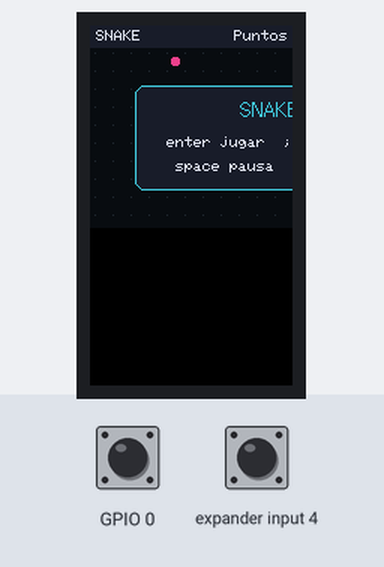
Bench run of a program on a simulated ESP32-S3. Parts: 135×240 colour display. The inputs (shaded band) are chosen by the test bench; at power-on: GPIO 0 HIGH, expander input 4 HIGH. Random numbers use the default seed unless the program sets one; EEPROM starts erased.

Above: at 0.3 s.

The program:

main.cpp
```cpp
// Snake para M5Stack Cardputer / Cardputer-Adv
//
// Teclas (las flechas impresas en el teclado de la Cardputer):
//   ;  .  ,  /   arriba / abajo / izquierda / derecha   (también w s a d)
//   enter        empezar / reintentar
//   space o p    pausa
//   m            sonido on/off
//
// El récord se guarda en la flash (NVS), así que sobrevive al apagado.

#include <M5Cardputer.h>
#include <Preferences.h>

#ifndef APP_VERSION
#define APP_VERSION "dev"
#endif

// --- Tablero ---------------------------------------------------------------
static constexpr int SCREEN_W = 240;
static constexpr int SCREEN_H = 135;
static constexpr int HUD_H = 15;
static constexpr int CELL = 6;
static constexpr int COLS = SCREEN_W / CELL;              // 40
static constexpr int ROWS = (SCREEN_H - HUD_H) / CELL;    // 20
static constexpr int MAX_LEN = COLS * ROWS;

// --- Velocidad: arranca en 140 ms por paso y baja hasta 55 ms --------------
static constexpr uint32_t STEP_START_MS = 140;
static constexpr uint32_t STEP_MIN_MS = 55;
static constexpr uint32_t STEP_DEC_MS = 4;  // por cada comida

enum class State { Title, Playing, Paused, GameOver };
enum Dir : uint8_t { UP, DOWN, LEFT, RIGHT };

struct Cell {
    int8_t x, y;
};

static M5Canvas canvas(&M5Cardputer.Display);
static Preferences prefs;

static Cell snake[MAX_LEN];  // snake[0] es la cabeza
static int snakeLen;
static Cell food;
static Dir dir;
static Dir pending[2];  // buffer de giros para no perder teclas rápidas
static int pendingCount;
static uint32_t stepMs;
static uint32_t lastStep;
static int score;
static int highScore;
static bool newRecord;
static bool soundOn = true;
static State state = State::Title;
static bool dirty = true;  // hay que redibujar

// Colores (RGB565)
static uint16_t C_BG, C_GRID, C_HEAD, C_BODY, C_FOOD, C_HUD, C_TEXT, C_ACCENT;

static void beep(float freq, uint32_t ms)
{
    if (soundOn) M5Cardputer.Speaker.tone(freq, ms);
}

static bool onSnake(int x, int y, int len = -1)
{
    if (len < 0) len = snakeLen;
    for (int i = 0; i < len; i++) {
        if (snake[i].x == x && snake[i].y == y) return true;
    }
    return false;
}

static void placeFood()
{
    // Con el tablero casi lleno, buscar al azar puede tardar: se recorre.
    if (snakeLen >= MAX_LEN) return;
    int start = random(MAX_LEN);
    for (int k = 0; k < MAX_LEN; k++) {
        int idx = (start + k) % MAX_LEN;
        int x = idx % COLS, y = idx / COLS;
        if (!onSnake(x, y)) {
            food = {(int8_t)x, (int8_t)y};
            return;
        }
    }
}

static void newGame()
{
    snakeLen = 4;
    for (int i = 0; i < snakeLen; i++) {
        snake[i] = {(int8_t)(COLS / 2 - i), (int8_t)(ROWS / 2)};
    }
    dir = RIGHT;
    pendingCount = 0;
    stepMs = STEP_START_MS;
    score = 0;
    newRecord = false;
    placeFood();
    lastStep = millis();
    state = State::Playing;
}

static bool opposite(Dir a, Dir b)
{
    return (a == UP && b == DOWN) || (a == DOWN && b == UP) || (a == LEFT && b == RIGHT) ||
           (a == RIGHT && b == LEFT);
}

static void queueTurn(Dir d)
{
    Dir last = pendingCount ? pending[pendingCount - 1] : dir;
    if (d == last || opposite(d, last) || pendingCount >= 2) return;
    pending[pendingCount++] = d;
}

static void gameOver()
{
    state = State::GameOver;
    if (score > highScore) {
        highScore = score;
        newRecord = true;
        prefs.putInt("high", highScore);
    }
    beep(220, 120);
    delay(130);
    beep(110, 250);
}

static void step()
{
    if (pendingCount) {
        dir = pending[0];
        pending[0] = pending[1];
        pendingCount--;
    }

    Cell head = snake[0];
    switch (dir) {
        case UP: head.y--; break;
        case DOWN: head.y++; break;
        case LEFT: head.x--; break;
        case RIGHT: head.x++; break;
    }

    if (head.x < 0 || head.x >= COLS || head.y < 0 || head.y >= ROWS) {
        gameOver();
        return;
    }

    bool eats = head.x == food.x && head.y == food.y;
    // Si no come, la cola se corre en este mismo paso: esa celda queda libre.
    if (onSnake(head.x, head.y, eats ? snakeLen : snakeLen - 1)) {
        gameOver();
        return;
    }

    if (eats && snakeLen < MAX_LEN) snakeLen++;
    for (int i = snakeLen - 1; i > 0; i--) snake[i] = snake[i - 1];
    snake[0] = head;

    if (eats) {
        score++;
        if (stepMs > STEP_MIN_MS) stepMs = max(STEP_MIN_MS, stepMs - STEP_DEC_MS);
        beep(1400, 30);
        placeFood();
    }
}

// --- Dibujo ------------------------------------------------------------------
static void drawHud()
{
    canvas.fillRect(0, 0, SCREEN_W, HUD_H, C_HUD);
    canvas.setFont(&fonts::Font0);
    canvas.setTextSize(1);
    canvas.setTextColor(C_TEXT, C_HUD);
    canvas.setTextDatum(middle_left);
    canvas.drawString("SNAKE", 4, HUD_H / 2);
    canvas.setTextDatum(middle_center);
    canvas.drawString(String("Puntos ") + score, SCREEN_W / 2, HUD_H / 2);
    canvas.setTextDatum(middle_right);
    canvas.drawString(String("Record ") + highScore, SCREEN_W - 4, HUD_H / 2);
}

static void drawBoard()
{
    canvas.fillRect(0, HUD_H, SCREEN_W, SCREEN_H - HUD_H, C_BG);
    // Puntos de grilla tenues para ubicarse
    for (int y = 0; y < ROWS; y += 2) {
        for (int x = 0; x < COLS; x += 2) {
            canvas.drawPixel(x * CELL + CELL / 2, HUD_H + y * CELL + CELL / 2, C_GRID);
        }
    }
    // Comida
    canvas.fillRoundRect(food.x * CELL, HUD_H + food.y * CELL, CELL, CELL, 2, C_FOOD);
    // Víbora
    for (int i = snakeLen - 1; i >= 0; i--) {
        uint16_t c = i == 0 ? C_HEAD : C_BODY;
        canvas.fillRect(snake[i].x * CELL, HUD_H + snake[i].y * CELL, CELL - 1, CELL - 1, c);
    }
}

static void drawCenteredBox(const char *title, const char *line1, const char *line2)
{
    const int w = 180, h = 70;
    const int x = (SCREEN_W - w) / 2, y = HUD_H + (SCREEN_H - HUD_H - h) / 2;
    canvas.fillRoundRect(x, y, w, h, 6, C_HUD);
    canvas.drawRoundRect(x, y, w, h, 6, C_ACCENT);
    canvas.setTextDatum(top_center);
    canvas.setFont(&fonts::Font2);
    canvas.setTextColor(C_ACCENT, C_HUD);
    canvas.drawString(title, SCREEN_W / 2, y + 8);
    canvas.setFont(&fonts::Font0);
    canvas.setTextColor(C_TEXT, C_HUD);
    canvas.drawString(line1, SCREEN_W / 2, y + 34);
    canvas.drawString(line2, SCREEN_W / 2, y + 50);
}

static void render()
{
    drawHud();
    drawBoard();
    switch (state) {
        case State::Title:
            drawCenteredBox("SNAKE", "enter jugar  ;.,/ mover", "space pausa  m sonido");
            break;
        case State::Paused:
            drawCenteredBox("PAUSA", "space seguir", soundOn ? "m sonido: on" : "m sonido: off");
            break;
        case State::GameOver:
            drawCenteredBox(newRecord ? "NUEVO RECORD!" : "GAME OVER", (String("Puntos: ") + score).c_str(),
                            "enter otra vez");
            break;
        default:
            break;
    }
    canvas.pushSprite(0, 0);
}

// --- Entrada -----------------------------------------------------------------
static void handleKeys()
{
    M5Cardputer.update();
    if (!M5Cardputer.Keyboard.isChange() || !M5Cardputer.Keyboard.isPressed()) return;
    dirty = true;

    auto ks = M5Cardputer.Keyboard.keysState();

    if (ks.enter) {
        if (state != State::Playing && state != State::Paused) newGame();
        return;
    }

    for (char c : ks.word) {
        switch (c) {
            case ';': case 'w': case 'W': queueTurn(UP); break;
            case '.': case 's': case 'S': queueTurn(DOWN); break;
            case ',': case 'a': case 'A': queueTurn(LEFT); break;
            case '/': case 'd': case 'D': queueTurn(RIGHT); break;
            case ' ': case 'p': case 'P':
                if (state == State::Playing) state = State::Paused;
                else if (state == State::Paused) { state = State::Playing; lastStep = millis(); }
                break;
            case 'm': case 'M':
                soundOn = !soundOn;
                prefs.putBool("sound", soundOn);
                beep(880, 40);
                break;
        }
    }
}

void setup()
{
    auto cfg = M5.config();
    M5Cardputer.begin(cfg, true);
    M5Cardputer.Display.setRotation(1);
    M5Cardputer.Speaker.setVolume(120);

    canvas.setColorDepth(16);
    canvas.createSprite(SCREEN_W, SCREEN_H);

    C_BG = canvas.color565(10, 14, 20);
    C_GRID = canvas.color565(32, 40, 52);
    C_HEAD = canvas.color565(150, 255, 120);
    C_BODY = canvas.color565(60, 190, 90);
    C_FOOD = canvas.color565(236, 64, 140);
    C_HUD = canvas.color565(24, 30, 42);
    C_TEXT = canvas.color565(220, 226, 235);
    C_ACCENT = canvas.color565(64, 200, 220);

    prefs.begin("snake", false);
    highScore = prefs.getInt("high", 0);
    soundOn = prefs.getBool("sound", true);

    randomSeed(esp_random());
    newGame();
    state = State::Title;
    render();
}

void loop()
{
    handleKeys();

    if (state == State::Playing && millis() - lastStep >= stepMs) {
        lastStep = millis();
        step();
        dirty = true;
    }

    if (dirty) {
        render();
        dirty = false;
    }
    delay(2);
}
```
